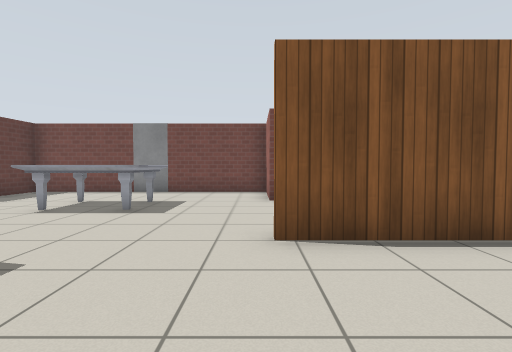
View 1 (above)

12 first-person views from a walk through a world built for the Gazebo simulator. The camera is 0.94 m above the floor, tilts 2° down and sees 85° across. The floor is counted in squares, 1 m on a side. Each view is taken from the middle of a square. On the plan, view 1 faces up. The plan holds only what a view shows up to about 11 squares ahead; the rest is blank. Robots are left out. Gazebo's built-in surfaces are drawn with simple patterns.

View 2
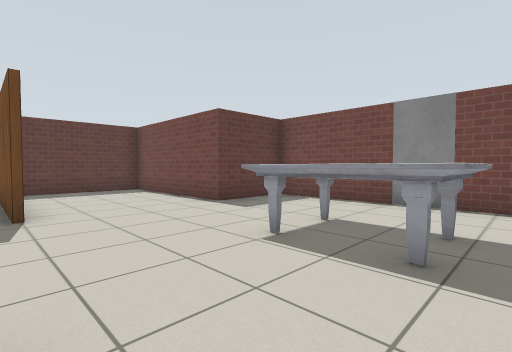

View 3
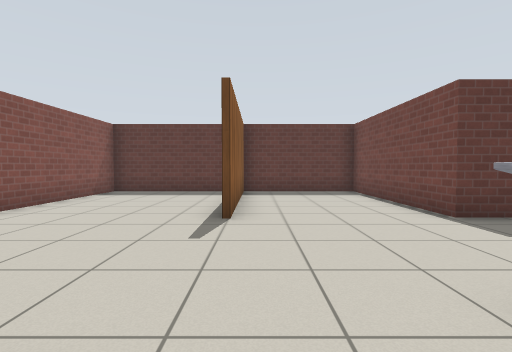

View 4
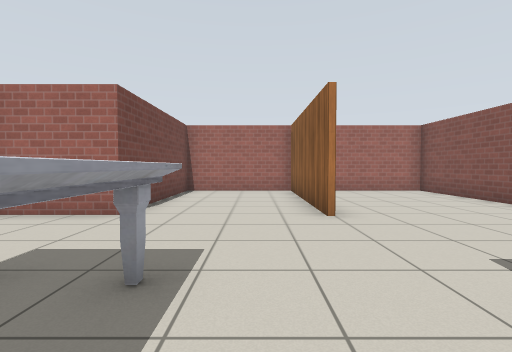

View 5
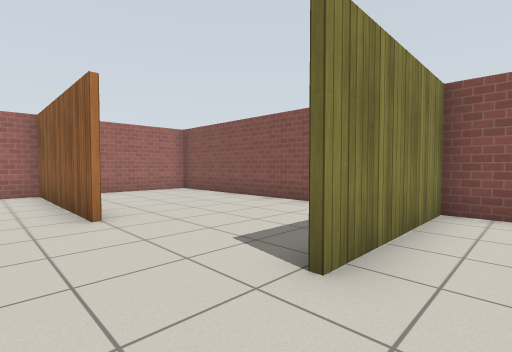

View 6
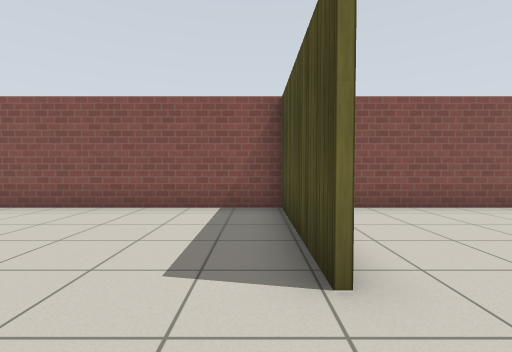

View 7
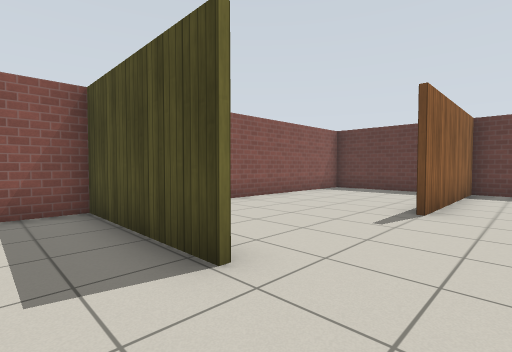

View 8
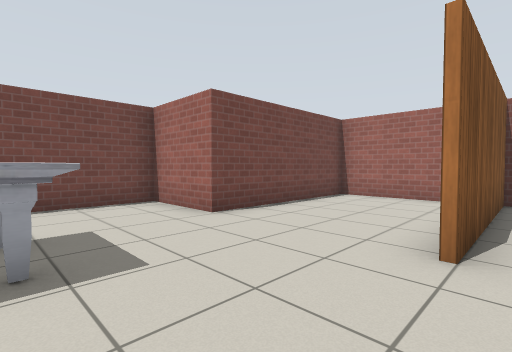

View 9
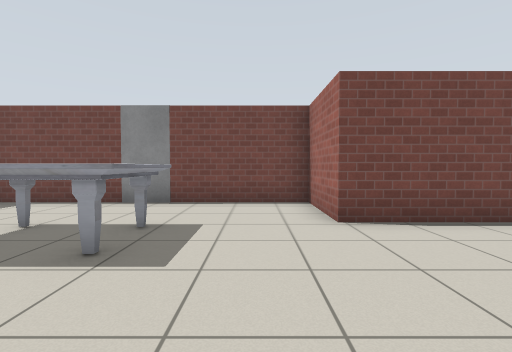

View 10
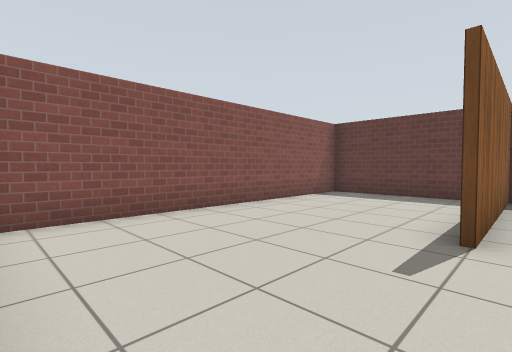

View 11
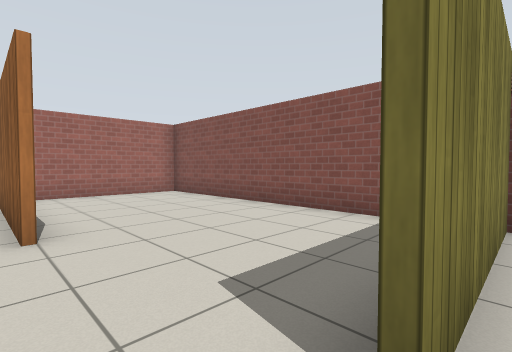

View 12
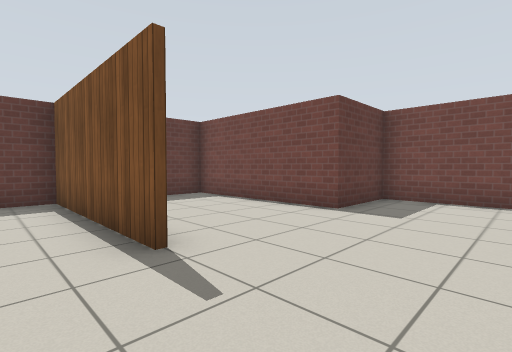

### Floor plan
Points are (right, up) in squares from view 1. A wall is a line through its corners. A room is listed if a view was taken in it or the views show most of it. See-through windows are left out.
Room 1 (views 1, 2, 3, 4, 5, 6, 7, 8, 9, 10, 11, 12)
walls: (-3.6, 3) (-3.6, -1.4); (-7.9, 3.5) (-13.5, 3.5); (0.1, 3.7) (5.7, 3.7) (5.7, 7.6) (0.4, 7.6) (0.4, 10.2) (-3.2, 10.2); (-3.7, -1.4) (-3.7, 3); (-4.4, 10.2) (-8.1, 10.2) (-8.1, 7.6) (-13.4, 7.6) (-13.4, -1.3) (5.7, -1.3) (5.7, 3.5) (0.1, 3.5); (-13.5, 3.7) (-7.9, 3.7)
objects: marble table (-5, 6) to (-3, 7); door leaf (-4, 10)

Positions as (right, up) in squares from view 1, and headings:
1: (0, 0), facing up
2: (-2, 3), facing up-left
3: (-3, 4), facing left
4: (-5, 5), facing right
5: (-5, 5), facing down-right
6: (-3, 5), facing down
7: (-2, 5), facing down-left
8: (-3, 3), facing up-right
9: (-1, 3), facing up
10: (-4, 4), facing down-left
11: (-4, 4), facing down-right
12: (-5, 2), facing up-left
